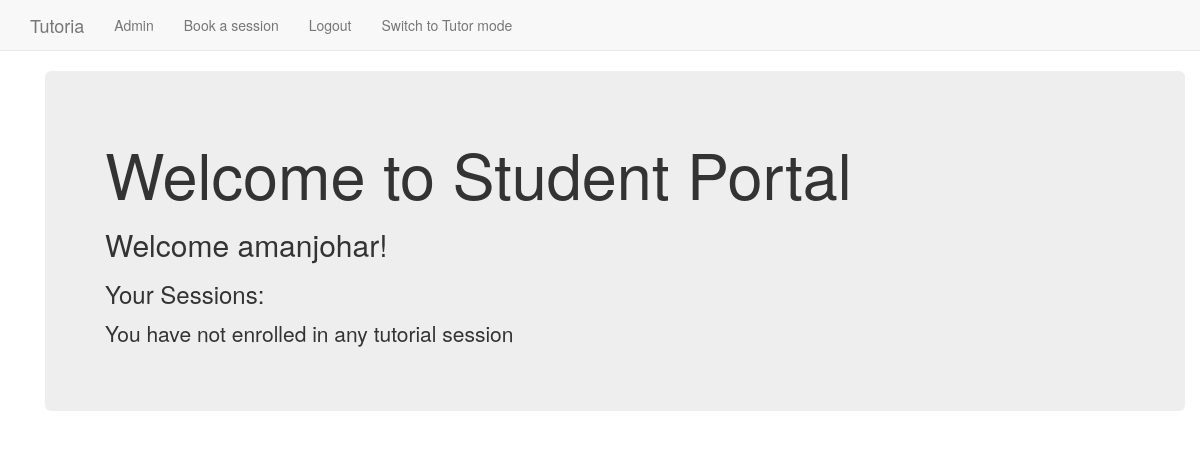
/student_app/index/ (signed in), run on an earlier commit of the app's database.
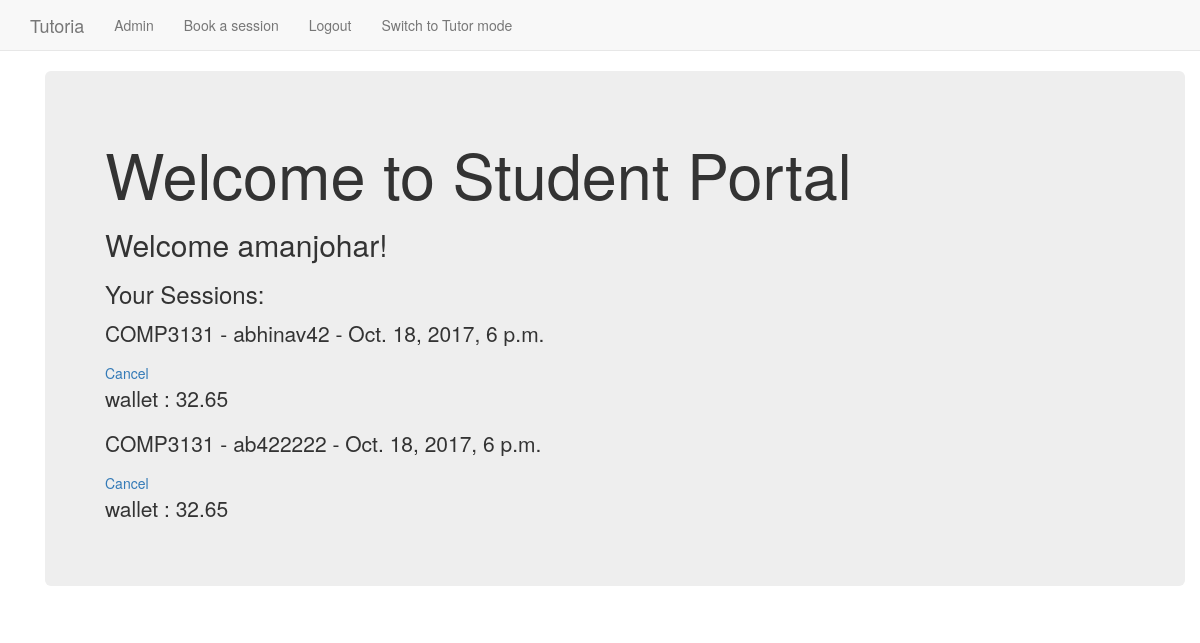
And on a later commit of the database.
### session_app/models.py (models this page shows)
class Session(models.Model):
    student = models.ForeignKey(Student, on_delete=models.CASCADE,null=True)
    tutor = models.ForeignKey(Tutor, on_delete=models.CASCADE)
    course = models.ForeignKey(Course, on_delete=models.CASCADE)
    session_time = models.DateTimeField(null=True)
    status = models.IntegerField(default=0)
    def __str__(self):
        return str(self.id)

### course_app/models.py (models this page shows)
class Course(models.Model):
    course_id = models.CharField(max_length=10, null = True)
    course_name = models.CharField(max_length=50,null = True)
    def __str__(self):
        return self.course_id

### tutor_app/models.py (models this page shows)
class Tutor(models.Model):
    user = models.OneToOneField(User,null=True)
    wallet = models.FloatField(null=True)
    profile_pic = models.ImageField(upload_to='profile_pics',blank=True)
    bio = models.TextField(null=True)
    contracted = models.BooleanField(default=False)
    salary = models.FloatField(default=0)
    def __str__(self):
        return self.user.username

### student_app/models.py (models this page shows)
class Student(models.Model):
    user = models.OneToOneField(User,null=True)
    wallet = models.FloatField(null=True)
    profile_pic = models.ImageField(upload_to='profile_pics',blank=True)
    def __str__(self):
        return self.user.username

### student_app/views.py (the view)
def index(request):
    user_id=request.user
    try:
        student_id=Student.objects.get(user=user_id)
        print(student_id)
    except:
        student_id= None
    if student_id != None:
        try:
            session = Session.objects.filter(student=student_id)
            print (session)
            return render(request,'student_app/index.html',{'sessions':session})
        except Session.DoesNotExist:
            session = None
            print(session)
    return render(request,'student_app/index.html')

### templates/student_app/index.html
{% extends "student_app/base.html" %}
{% block body_block %}
<div class="container">
  <div class="jumbotron">
    <h1>Welcome to Student Portal</h1>
    {% if user.is_authenticated %}
        <h2>Welcome {{ user.username }}!</h2>
        <h3>Your Sessions:</h3>
        <div>
            {% for session in sessions %}
            <p>
              {{session.course}} - {{session.tutor}} - {{session.session_time}}
            </p><a href="{% url 'session_app:cancel_session' %}?sess={{session.id}}">Cancel</a>
            <p> wallet : {{session.student.wallet}}</p>
            {% empty %}
            <p>
              You have not enrolled in any tutorial session
            </p>
            {% endfor %}
        </div>
    {% else %}
        <h2>Please login/register to start using Tutoria</h2>
    {% endif %}
  </div>
</div>
{% endblock %}

What changed in the data, as far as the page shows it:
now on this page (row edited): Session: course "COMP3131", tutor "abhinav42", session_time "Oct. 18, 2017, 6 p.m.", student.wallet "32.65"
added Session: course "COMP3131", tutor "ab422222", session_time "Oct. 18, 2017, 6 p.m.", student.wallet "32.65"
Also different on the page:
text no longer shown: "You have not enrolled in any tutorial session"
